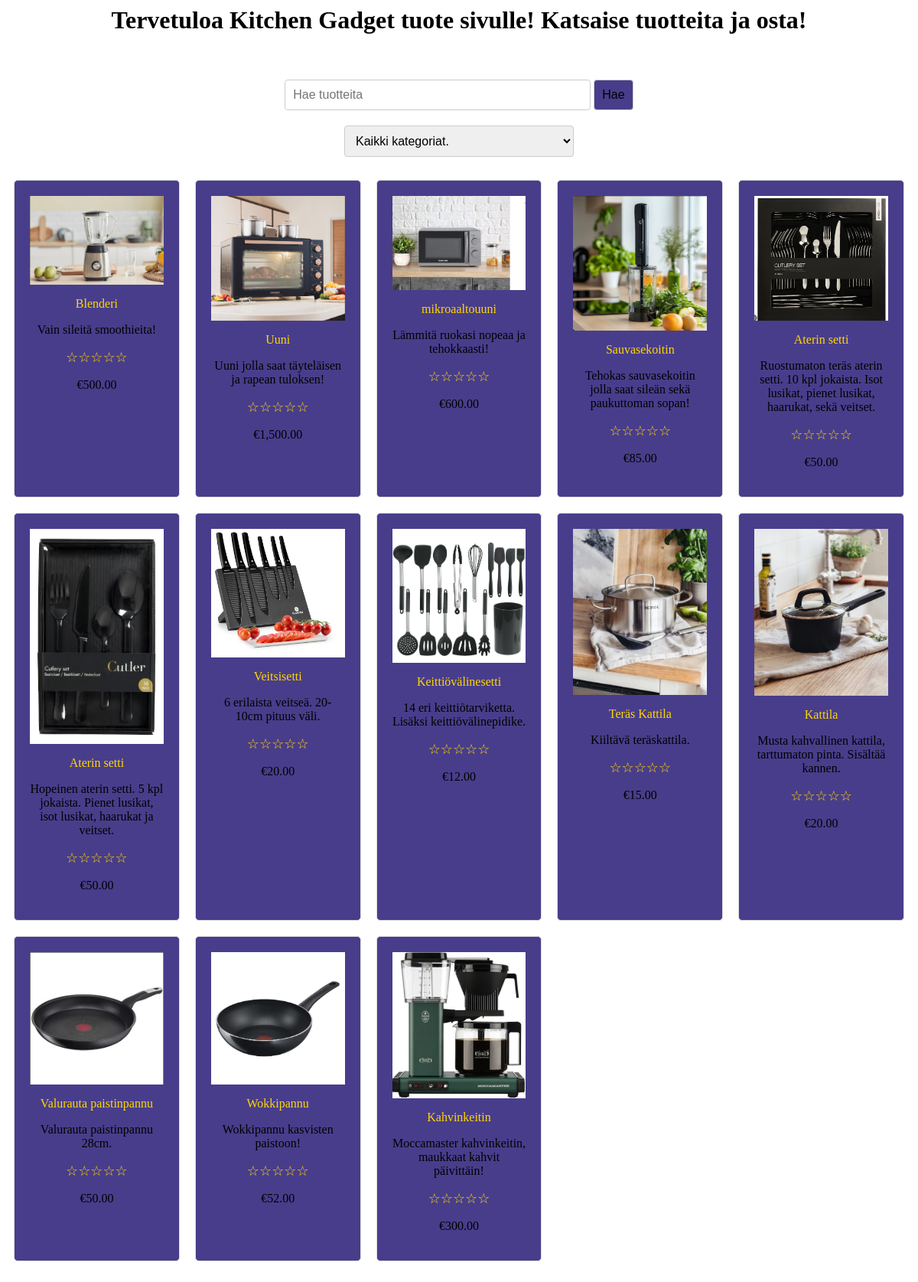
The page /tuoteet.php on the database its author committed.
### tables this page shows
CREATE TABLE `tuotteet` (
  `id` int(11) NOT NULL,
  `nimi` varchar(255) NOT NULL,
  `nimi_en` varchar(255) DEFAULT NULL,
  `kuvaus` text DEFAULT NULL,
  `kuvaus_en` text DEFAULT NULL,
  `hinta` decimal(10,2) NOT NULL,
  `kuva` varchar(255) DEFAULT NULL,
  `varastomäärä` int(11) DEFAULT NULL
);

### lang.php (called while the page is built, shortened)
<?php
$active_language = $_SESSION['lang'] ?? 'fi';
$current_lang = $lang[$active_language] ?? $lang['fi'];
?>

### tuoteet.php (the view, shortened to what this page needs)
<?php
require_once('lang.php');
try {
    $dsn = "mysql:host=" . DB_HOST . ";dbname=" . DB_DATABASE . ";charset=utf8";
    $pdo = new PDO($dsn, DB_USER, DB_PASSWORD);
    $pdo->setAttribute(PDO::ATTR_ERRMODE, PDO::ERRMODE_EXCEPTION);
    $pdo->setAttribute(PDO::ATTR_DEFAULT_FETCH_MODE, PDO::FETCH_ASSOC);
    $pdo->setAttribute(PDO::ATTR_EMULATE_PREPARES, false);
} catch (PDOException $e) {
    die('Database connection failed: ' . $e->getMessage());
}
$lang = $_SESSION['lang'];
$sql = "
    SELECT
        t.id,
        " . ($lang == 'en' ? "t.nimi_en" : "t.nimi") . " AS nimi,
        " . ($lang == 'en' ? "t.kuvaus_en" : "t.kuvaus") . " AS kuvaus,
        t.kuva, t.hinta, t.varastomäärä,
        COALESCE(GROUP_CONCAT(" . ($lang == 'en' ? "k.nimi_en" : "k.nimi") . " SEPARATOR ','), '') AS categories,
        COALESCE(AVG(a.arvosana), 0) AS avg_rating
    FROM tuotteet t
    LEFT JOIN tuote_kategoria tk ON t.id = tk.tuote_id
    LEFT JOIN kategoriat k ON tk.kategoria_id = k.id
    LEFT JOIN arvostelut a ON t.id = a.tuote_id
    GROUP BY t.id
";
$stmt = $pdo->prepare($sql);
$stmt->execute();
$products = $stmt->fetchAll();
?>
    <h1 style="text-align: center;"><?= $current_lang['WelcomeProducts']; ?></h1>
    <div class="search-bar-container">
        <input type="text" id="searchInput" class="search-bar" placeholder="<?= $current_lang['SearchProduct']; ?>">
        <button class="search-btn" onclick="searchProduct()"><?= $current_lang['Search']; ?></button>
    </div>
    <div class="category-container">
    <select id="categorySelect" class="category-select" onchange="filterByCategory()">
        <option value="all"><?= $current_lang['allKategories']; ?></option>
    </select>
</div>
    <form>
    <div class="product-grid">
        <?php foreach ($products as $product): ?>
            <div class="product" data-id="<?= htmlspecialchars($product['id']) ?>"
                data-categories="<?= htmlspecialchars($product['categories']) ?>"
                onclick="showPopup('<?= htmlspecialchars($product['id']) ?>', '<?= htmlspecialchars($product['nimi']) ?>', '<?= htmlspecialchars($product['kuvaus']) ?>', '<?= htmlspecialchars($product['kuva']) ?>', '<?= htmlspecialchars($product['hinta']) ?>', '<?= htmlspecialchars($product['varastomäärä']) ?>')">
                <img src="<?= htmlspecialchars($product['kuva']) ?>" alt="<?= htmlspecialchars($product['nimi']) ?>">
                <p style="color: gold;" class="name"><?= htmlspecialchars($product['nimi']) ?></p>
                <p class="description"><?= htmlspecialchars($product['kuvaus']) ?></p>
                <p class="rating">
                    <?php
                    $rating = round($product['avg_rating']);
                    for ($i = 1; $i <= 5; $i++) {
                        if ($i <= $rating) {
                            echo '★';
                        } else {
                            echo '☆';
                        }
                    }
                    ?>
                </p>
                <p class="price">€<?= number_format($product['hinta'], 2) ?></p>
            </div>
        <?php endforeach; ?>
    </div>
</form>

### tuoteet.php (style rules this page uses)
.product-grid { display: grid; grid-template-columns: repeat(auto-fill, minmax(200px, 1fr)); gap: 20px; max-width: 1200px; margin: 20px auto; padding: 10px; }
.product { position: relative; border: 1px solid #ddd; border-radius: 5px; overflow: hidden; text-align: center; background-color: darkslateblue; transition: transform 0.3s, background-color 0.3s; padding: 20px; }
.product img { width: 100%; height: auto; object-fit: cover; background-color: slateblue; }
.search-bar-container { margin: 20px auto; max-width: 500px; text-align: center; }
.search-bar { width: 80%; padding: 10px; font-size: 16px; border: 1px solid #ccc; border-radius: 4px; }
.search-btn { background-color: darkslateblue; border-radius: 4px; cursor: pointer; font-size: 16px; border: 1px solid #ccc; padding: 10px 10px; transition: background-color 0.3s; }
.category-container { margin: 20px auto; max-width: 300px; text-align: center; }
.category-select { width: 100%; padding: 10px; font-size: 16px; border: 1px solid #ccc; border-radius: 4px; }
.rating { color: gold; font-size: 18px; margin: 5px 0; }

### rows shown on the page
tuotteet: kuva (picture), nimi "Blenderi", kuvaus "Vain sileitä smoothieita!", hinta "500.00"
tuotteet: kuva (picture), nimi "Uuni", kuvaus "Uuni jolla saat täyteläisen ja rapean tuloksen!", hinta "1,500.00"
tuotteet: kuva+nimi (picture), nimi "mikroaaltouuni", kuvaus "Lämmitä ruokasi nopeaa ja tehokkaasti!", hinta "600.00"
tuotteet: kuva (picture), nimi "Sauvasekoitin", kuvaus "Tehokas sauvasekoitin jolla saat sileän sekä paukuttoman sopan!", hinta "85.00"
tuotteet: kuva (picture), nimi "Aterin setti", kuvaus "Ruostumaton teräs aterin setti. 10 kpl jokaista. Isot lusikat, pienet lusikat, haarukat, sekä veitset.", hinta "50.00"
tuotteet: kuva (picture), nimi "Aterin setti", kuvaus "Hopeinen aterin setti. 5 kpl jokaista. Pienet lusikat, isot lusikat, haarukat ja veitset.", hinta "50.00"
tuotteet: kuva (picture), nimi "Veitsisetti", kuvaus "6 erilaista veitseä. 20-10cm pituus väli.", hinta "20.00"
tuotteet: kuva (picture), nimi "Keittiövälinesetti", kuvaus "14 eri keittiötarviketta. Lisäksi keittiövälinepidike.", hinta "12.00"
tuotteet: kuva (picture), nimi "Teräs Kattila", kuvaus "Kiiltävä teräskattila.", hinta "15.00"
tuotteet: kuva (picture), nimi "Kattila", kuvaus "Musta kahvallinen kattila, tarttumaton pinta. Sisältää kannen.", hinta "20.00"
tuotteet: kuva (picture), nimi "Valurauta paistinpannu", kuvaus "Valurauta paistinpannu 28cm.", hinta "50.00"
tuotteet: kuva (picture), nimi "Wokkipannu", kuvaus "Wokkipannu kasvisten paistoon!", hinta "52.00"
tuotteet: kuva (picture), nimi "Kahvinkeitin", kuvaus "Moccamaster kahvinkeitin, maukkaat kahvit päivittäin!", hinta "300.00"

### other values the page prints
$current_lang['WelcomeProducts'] "Tervetuloa Kitchen Gadget tuote sivulle! Katsaise tuotteita ja osta!"
$current_lang['Search'] "Hae"
form field value "Kaikki kategoriat."
